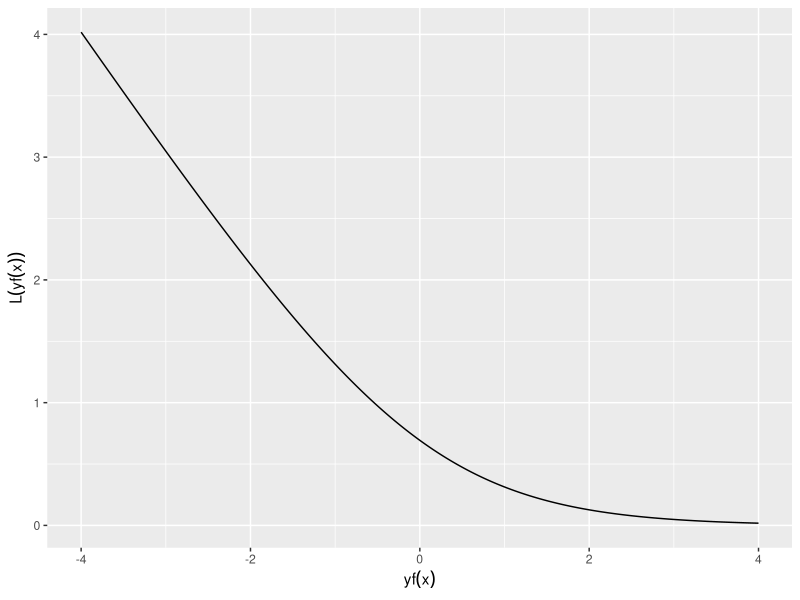

Generate this figure with R: (Note: this script raises an error after producing the figure.)
# ------------------------------------------------------------------------------
# FIG: BERNOULLI LOSS
# ------------------------------------------------------------------------------

# DATA -------------------------------------------------------------------------

x_1 <- seq(-4L, 4L, by = 0.01)
y <- log(1L + exp(-x_1))

bernoulli = function(y, pix) {
  -y * log(pix) - (1 - y) * log(1 - pix)
}

x_2 <- seq(0L, 1L, by = 0.001)
df <- data.frame(x = x_2, y = 1L, pi = bernoulli(1L, x_2))
df <- rbind(df, data.frame(x = x_2, y = 0L, pi = bernoulli(0L, x_2)))
df$y <- as.factor(df$y)

# PLOTS ------------------------------------------------------------------------

p_1 <- ggplot2::qplot(
  x_1, 
  y, 
  geom = "line",
  xlab = expression(r = yf(x)),
  ylab = expression(L(yf(x))))

p_1 <- p_1 + theme_bw()
p_1 <- p_1 + theme(text = element_text(size = 20L))

ggplot2::ggsave("../figure/plot_bernoulli_plusmin_encoding.png", p_1)

p_2 <- ggplot2::ggplot(data = df, aes(x = x, y = pi, color = y)) + 
  geom_line() + 
  xlab(expression(pi(x))) + 
  ylab(expression(L(y, pi(x)))) + 
  theme_bw() +
  theme(text = element_text(size = 20L)) +
  scale_color_viridis_d()

ggplot2::ggsave("../figure/plot_bernoulli_prob.png", p_2)

